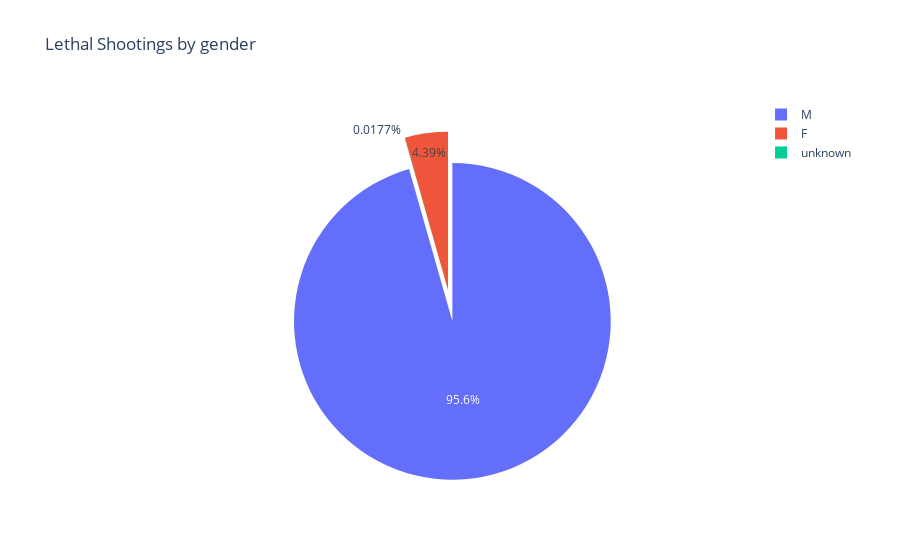

Notebook code cell kept with this figure:
### Markdown cell above
The best way to illustrate these numbers is to plot pie chart with the shares of men amd women.

### Code cell
#Plotting pie chart
fig = go.Figure(data=[go.Pie(labels=gender_df['gender'], values=gender_df['count'], pull=[0, 0.2])]);


fig.update_layout(
    title_text="Figure 4.8 Lethal Shootings by gender",);
fig.show();

### Figure 1 — Plotly figure (JSON) as saved in the notebook; plotly's stock layout.template omitted (floating-point values rounded to 4 significant figures)
{"data": [{"labels": ["F", "M", "unknown"], "pull": [0, 0.2], "type": "pie", "values": [248, 5396, 1]}], "layout": {"title": {"text": "Lethal Shootings by gender"}}}
